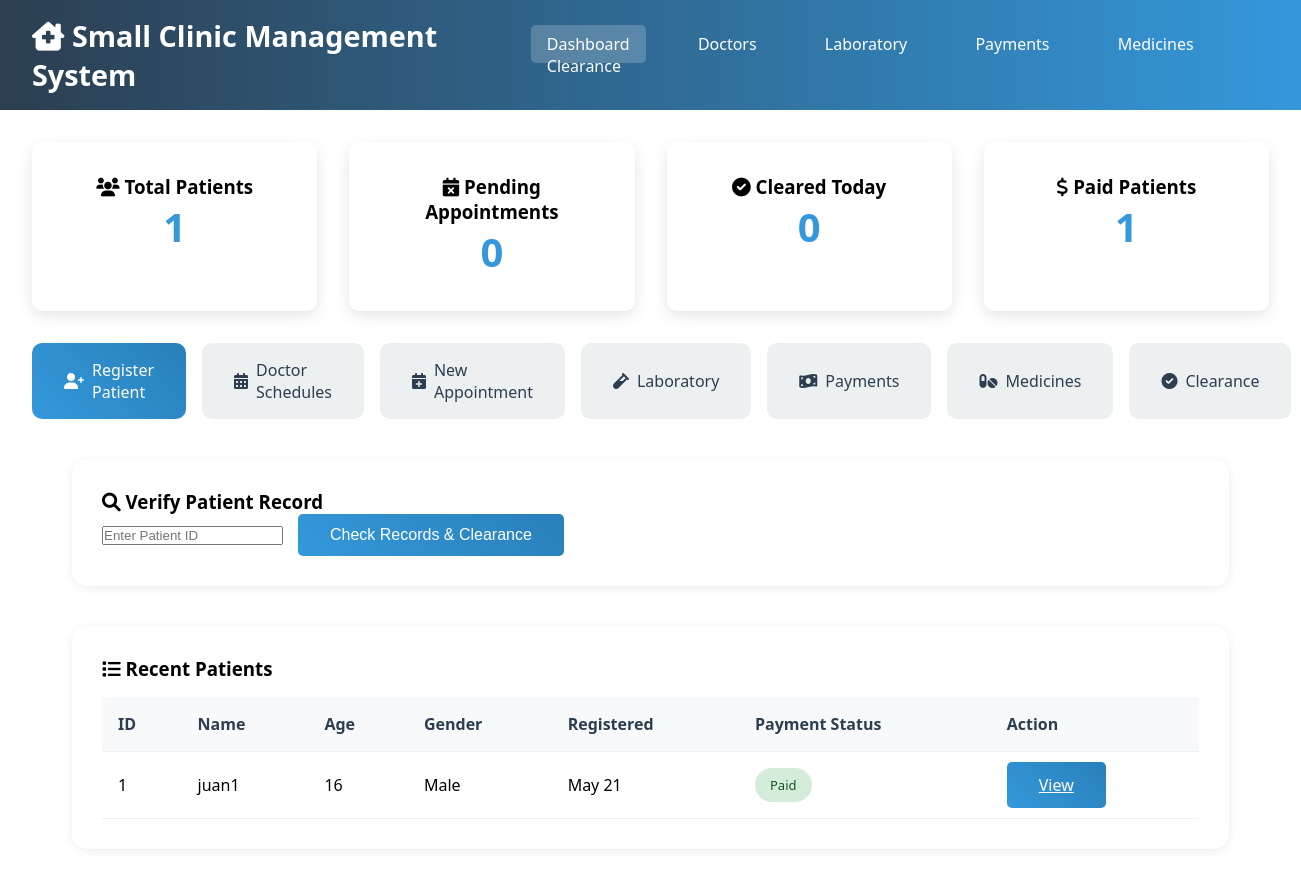
The page / on the database its author committed.
### tables this page shows
CREATE TABLE `patients` (
  `patient_id` int(11) NOT NULL,
  `fullname` varchar(100) NOT NULL,
  `age` int(11) DEFAULT NULL,
  `gender` varchar(10) DEFAULT NULL,
  `address` text DEFAULT NULL,
  `contact_number` varchar(20) DEFAULT NULL,
  `date_registered` timestamp NOT NULL DEFAULT current_timestamp()
);

### index.php (the view, shortened to what this page needs)
<?php include 'config.php'; ?>
<!DOCTYPE html>
<html lang="en">
<head>
    <link rel="stylesheet" href="style.css">
    <link href="https://cdnjs.cloudflare.com/ajax/libs/font-awesome/6.0.0/css/all.min.css" rel="stylesheet">
</head>
<body>
    <div class="container">
        <header>
            <h1><i class="fas fa-clinic-medical"></i> Small Clinic Management System</h1>
            <nav>
                <a href="index.php" class="active">Dashboard</a>
                <a href="doctor_schedule.php">Doctors</a>
                <a href="laboratory.php">Laboratory</a>
                <a href="payments.php">Payments</a>
                <a href="medicine.php">Medicines</a>
                <a href="clearance.php">Clearance</a>
            </nav>
        </header>
        <main>
            <div class="dashboard-stats">
                <?php
                $total_patients = $pdo->query("SELECT COUNT(*) FROM patients")->fetchColumn();
                $pending_appointments = $pdo->query("SELECT COUNT(*) FROM appointments WHERE status='Pending'")->fetchColumn();
                $cleared_patients = $pdo->query("SELECT COUNT(*) FROM payments WHERE payment_status='Paid'")->fetchColumn();
                $today_patients = $pdo->query("SELECT COUNT(*) FROM appointments WHERE DATE(appointment_date) = CURDATE() AND status='Completed'")->fetchColumn();
                ?>
                <div class="stat-card"><h3><i class="fas fa-users"></i> Total Patients</h3><span class="stat-number"><?php echo $total_patients; ?></span></div>
                <div class="stat-card"><h3><i class="fas fa-calendar-times"></i> Pending Appointments</h3><span class="stat-number"><?php echo $pending_appointments; ?></span></div>
                <div class="stat-card"><h3><i class="fas fa-check-circle"></i> Cleared Today</h3><span class="stat-number"><?php echo $today_patients; ?></span></div>
                <div class="stat-card"><h3><i class="fas fa-dollar-sign"></i> Paid Patients</h3><span class="stat-number"><?php echo $cleared_patients; ?></span></div>
            </div>
            <div class="quick-actions">
                <a href="#patient-form" class="action-btn primary"><i class="fas fa-user-plus"></i> Register Patient</a>
                <a href="doctor_schedule.php" class="action-btn"><i class="fas fa-calendar-alt"></i> Doctor Schedules</a>
                <a href="#appointment-form" class="action-btn"><i class="fas fa-calendar-plus"></i> New Appointment</a>
                <a href="laboratory.php" class="action-btn"><i class="fas fa-vial"></i> Laboratory</a>
                <a href="payments.php" class="action-btn"><i class="fas fa-money-bill-wave"></i> Payments</a>
                <a href="medicine.php" class="action-btn"><i class="fas fa-pills"></i> Medicines</a>
                <a href="clearance.php" class="action-btn"><i class="fas fa-check-circle"></i> Clearance</a>
            </div>
            <div class="card">
                <h3><i class="fas fa-search"></i> Verify Patient Record</h3>
                <form method="GET" action="clearance.php">
                    <div class="form-row">
                        <input type="number" name="patient_id" placeholder="Enter Patient ID" required>
                        <button type="submit" class="btn primary">Check Records & Clearance</button>
                    </div>
                </form>
            </div>
            <div class="card">
                <h3><i class="fas fa-list"></i> Recent Patients</h3>
                <table class="table">
                    <thead><tr><th>ID</th><th>Name</th><th>Age</th><th>Gender</th><th>Registered</th><th>Payment Status</th><th>Action</th></tr></thead>
                    <tbody>
                        <?php
                        $stmt = $pdo->query("
                            SELECT p.*, COALESCE(py.payment_status, 'No Payment') as payment_status
                            FROM patients p
                            LEFT JOIN payments py ON p.patient_id = py.patient_id
                            ORDER BY p.date_registered DESC LIMIT 10
                        ");
                        while ($row = $stmt->fetch()) {
                            $statusClass = strtolower(str_replace(' ', '-', $row['payment_status']));
                            echo "<tr>
                                <td>{$row['patient_id']}</td>
                                <td>{$row['fullname']}</td>
                                <td>{$row['age']}</td>
                                <td>{$row['gender']}</td>
                                <td>" . date('M j', strtotime($row['date_registered'])) . "</td>
                                <td><span class='status {$statusClass}'>{$row['payment_status']}</span></td>
                                <td><a href='clearance.php?patient_id={$row['patient_id']}' class='btn primary'>View</a></td>
                            </tr>";
                        }
                        ?>
                    </tbody>
                </table>
            </div>
        </main>
    </div>
</body>
</html>

### style.css (style rules this page uses)
* { margin: 0; padding: 0; box-sizing: border-box; }
body { font-family: 'Segoe UI', Tahoma, Geneva, Verdana, sans-serif; background: linear-gradient(135deg, #667eea 0%, #764ba2 100%); min-height: 100vh; }
.container { max-width: 1400px; margin: 0 auto; background: white; min-height: 100vh; box-shadow: 0 0 20px rgba(0,0,0,0.1); }
header { background: linear-gradient(90deg, #2c3e50, #3498db); color: white; padding: 1rem 2rem; display: flex; justify-content: space-between; align-items: center; }
header h1 { font-size: 1.8rem; }
nav a { color: white; text-decoration: none; margin-left: 2rem; padding: 0.5rem 1rem; border-radius: 5px; transition: background 0.3s; }
nav a:hover, nav a.active { background: rgba(255,255,255,0.2); }
main { padding: 2rem; }
.dashboard-stats { display: grid; grid-template-columns: repeat(auto-fit, minmax(250px, 1fr)); gap: 2rem; margin-bottom: 2rem; }
.stat-card { background: white; padding: 2rem; border-radius: 10px; box-shadow: 0 5px 15px rgba(0,0,0,0.1); text-align: center; }
.stat-number { font-size: 2.5rem; font-weight: bold; color: #3498db; display: block; }
.quick-actions { display: flex; gap: 1rem; margin-bottom: 2rem; }
.action-btn { display: flex; align-items: center; gap: 0.5rem; padding: 1rem 2rem; background: #ecf0f1; color: #2c3e50; text-decoration: none; border-radius: 10px; transition: all 0.3s; font-weight: 500; }
.action-btn.primary { background: linear-gradient(45deg, #3498db, #2980b9); color: white; }
.form-row { display: grid; grid-template-columns: 1fr 1fr; gap: 1rem; }
.btn { padding: 0.75rem 2rem; border: none; border-radius: 5px; font-size: 1rem; cursor: pointer; transition: all 0.3s; }
.btn.primary { background: linear-gradient(45deg, #3498db, #2980b9); color: white; }
.card { background: white; border-radius: 10px; box-shadow: 0 5px 15px rgba(0,0,0,0.1); padding: 1.5rem; margin-bottom: 1rem; }
.table { width: 100%; border-collapse: collapse; margin-top: 1rem; }
.table th, .table td { padding: 1rem; text-align: left; border-bottom: 1px solid #ecf0f1; }
.table th { background: #f8f9fa; font-weight: 600; color: #2c3e50; }
.status { padding: 0.25rem 0.75rem; border-radius: 20px; font-size: 0.875rem; font-weight: 500; }
.status.paid { background: #d4edda; color: #155724; }
.card { background:white; margin:40px; padding:30px; border-radius:15px; box-shadow:0 2px 10px rgba(0,0,0,0.08); }
.form-row { display:flex; gap:15px; align-items:center; flex-wrap:wrap; }
table { width:100%; border-collapse:collapse; margin-top:20px; }
table th { background:#f3f5f7; padding:15px; text-align:left; color:#333; }
table td { padding:18px 15px; border-top:1px solid #eee; }
.status { background:#c8e6c9; color:#1b5e20; padding:8px 15px; border-radius:20px; font-size:13px; display:inline-block; }

### rows shown on the page
patients: patient_id "1", fullname "juan1", age "16", gender "Male", date_registered "May 21", payment_status "Paid"

### other values the page prints
$total_patients "1"
$pending_appointments "0"
$today_patients "0"
$cleared_patients "1"
